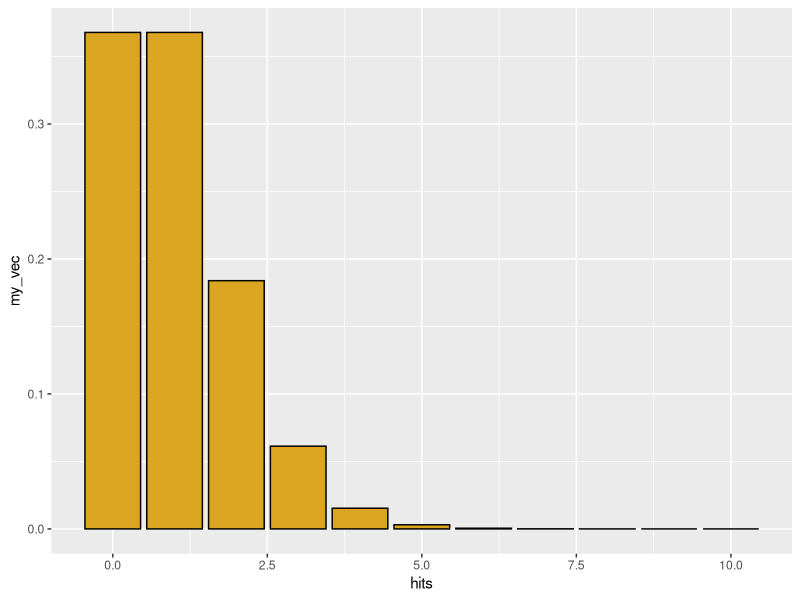
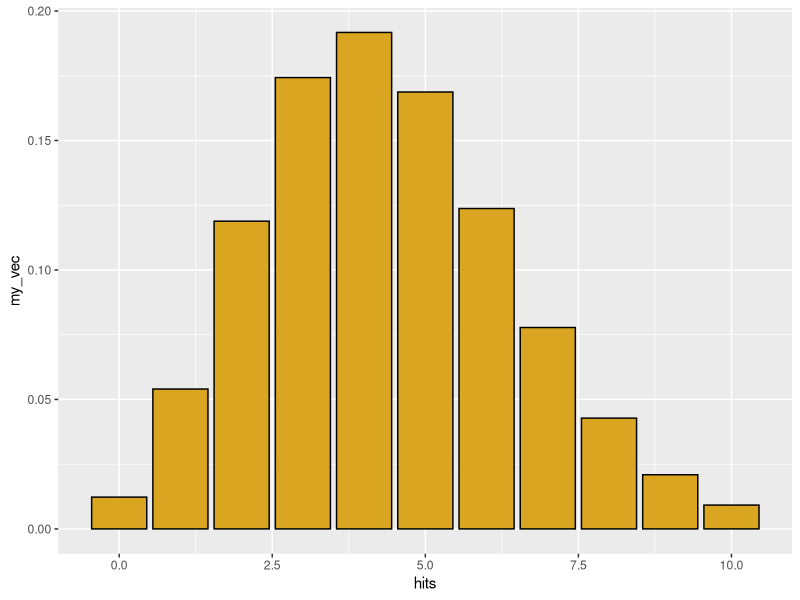
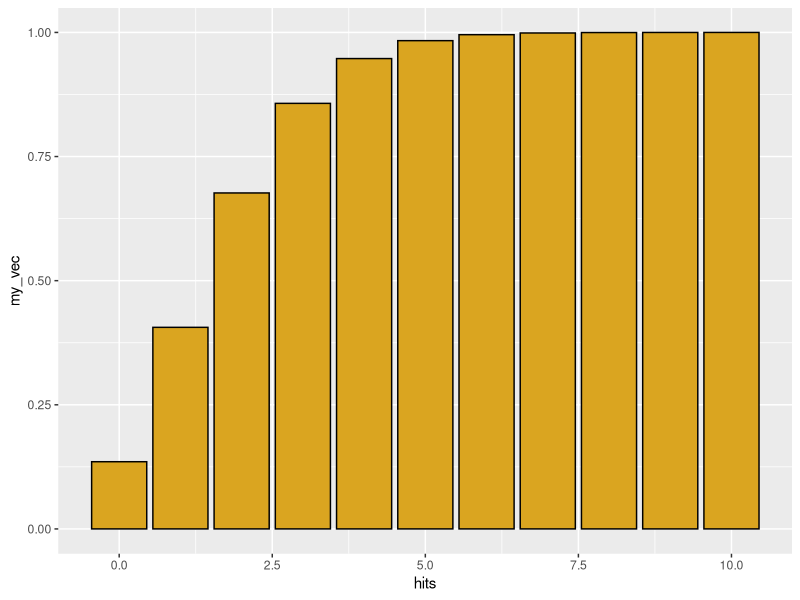
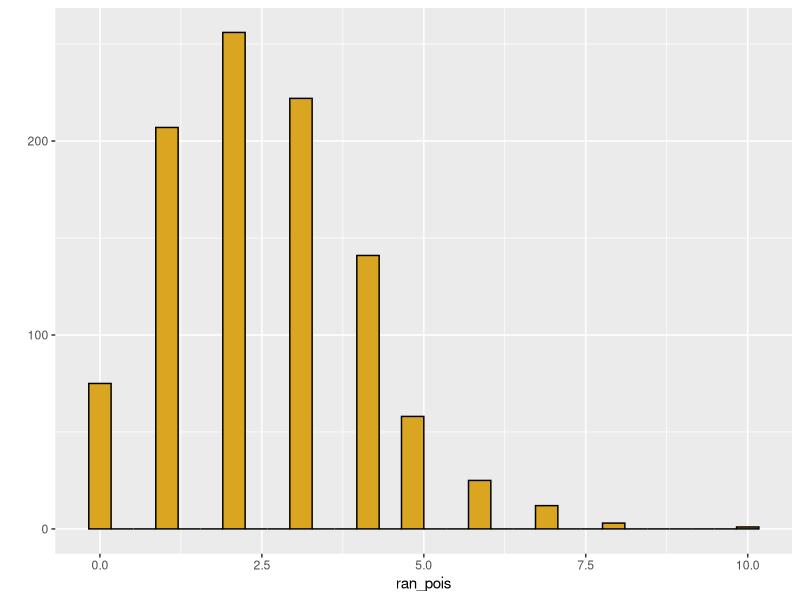
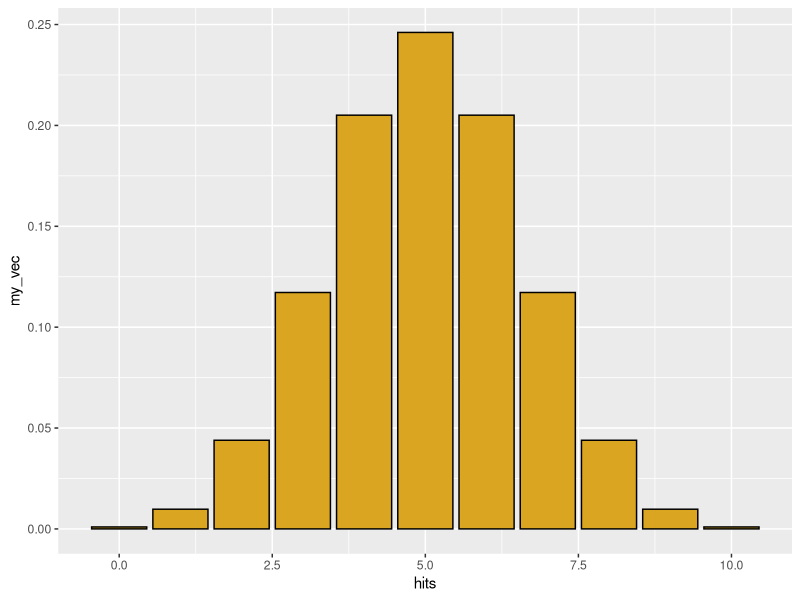
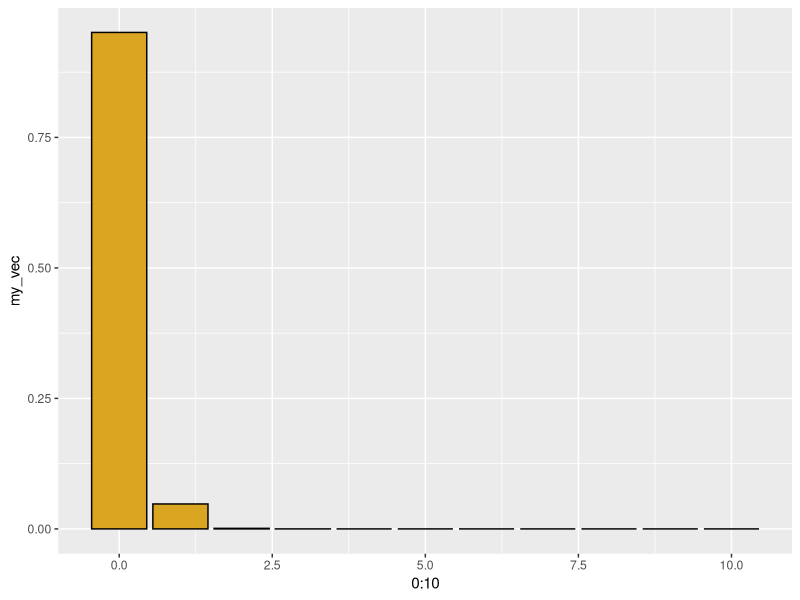
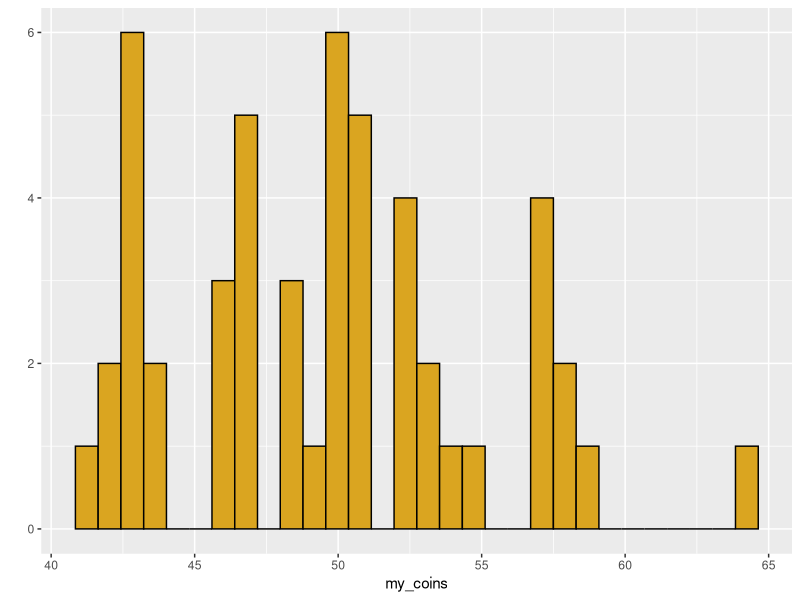
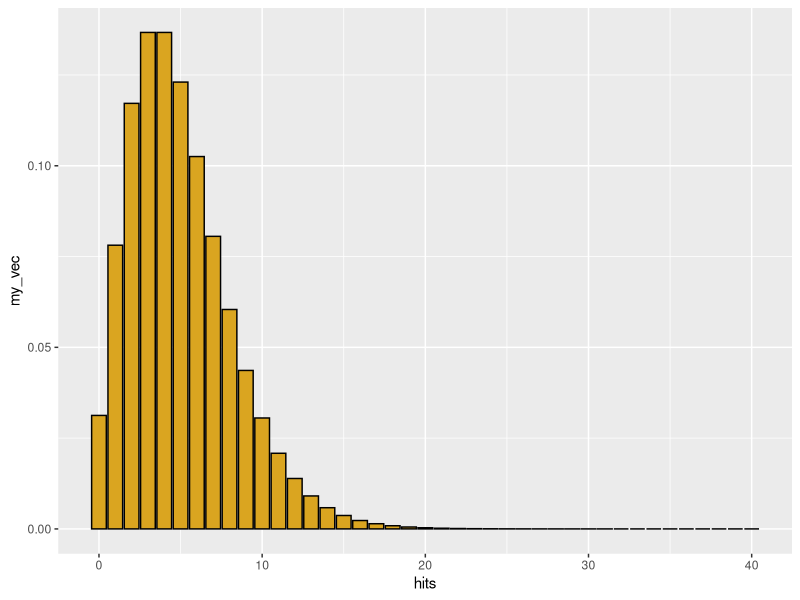

These charts were generated, in order, by the following R code:
# Probability distributions
# 18 Feburary 2020
# d probability density function
# p cumulative probability distribution
# q quantile function (inverse of p)
# r random number generator

### command + = zoom in
### command - = zoom out


# Poisson distribution ----------------------------------------------------

# discrete 0 to infinity
# parameter lamba > 0 (continuous)
# constant rate parameter (observations per unit time or unit area)

library(ggplot2)
library(MASS)

# d function for probability density
hits <- 0:10
my_vec <- dpois(x=hits, lambda = 1) # one event per sampling area
qplot(x=hits,
      y=my_vec,
      geom = "col", 
      color=I("black"), # black to outline the colors of the plot
      fill=I("goldenrod")) # use I for the identity funtion for simple 
# shape is highest on the left side

my_vec <- dpois(x=hits, lambda = 4.4) 
qplot(x=hits,
      y=my_vec,
      geom = "col", 
      color=I("black"), 
      fill=I("goldenrod"))
# shape is closer to the symetric but not quite. highest prob is occuring around 4
sum(my_vec) # this doesn't sum to 1 because hits only goes till 10

# for the poisson with lambda = 2 
# what is the probabilty that a single draw will yield x=0  ?? 
dpois(x=0, lambda = 2)

hits <- 0:10
my_vec <- ppois(q=hits, lambda = 2)
qplot(x=hits,
      y=my_vec,
      geom = "col", 
      color=I("black"), 
      fill=I("goldenrod"))

# for poisson with lambda = 2
# what is the probability that a single random draw will yield x <= 1?
# p function is the cummulative probabilty function

ppois(q=1,lambda = 2)

p1 <- dpois(x=1, lambda=2)
print(p1)
p2 <- dpois(x=0, lambda = 2)
print(p2)
p1 + p2

# the q function is the inverse of p
qpois(p=0.5,lambda=2.5)
# answer is 2 because integer count

# simulate a poisson to get acutal values
ran_pois <- rpois(n=1000, lambda = 2.5)
qplot(x=ran_pois,
      color=I("black"), 
      fill=I("goldenrod"))
quantile(x=ran_pois,probs = c(0.025,0.975))


# Binomial ----------------------------------------------------------------

# p = probability of dichotomous outcome
# size = number of trials
# x = possible outcomes 
# outcome x is bounded between 0 and size 

# density function for binomial 
hits <- 0:10
my_vec <- dbinom(x=hits, size=10, prob=0.5)
qplot(x=hits,
      y=my_vec,
      geom = "col", 
      color=I("black"), 
      fill=I("goldenrod"))

# what is the probability of getting 5 heads out of 10 tosses?
dbinom(x=5, size=10, prob=0.5)
# the probability is not 0.5


# biased coin
hits <- 0:10
my_vec <- dbinom(x=hits, size=10, prob=0.005)
qplot(x=0:10,
      y=my_vec,
      geom="col",
      col=I("black"),
      fill=I("goldenrod"))

# p function for tail probability 
# probability of 5 or fewer heads out of 10 tosses
pbinom(q=5,size=10,prob=0.5)
pbinom(q=4,size=9,prob=0.5)

# what is the 95% confidence interval for 100 trials with p = 0.7
qbinom(p=c(0.025,0.975),
       size=100,
       prob=0.7)

# how does this compare to a sample interval for real data? rbiom will give a random set of values
my_coins <- rbinom(n=50,
                    size=100,
                    prob=0.50)

qplot(x=my_coins,
      color=I("black"),
      fill=I("goldenrod"))
quantile(x=my_coins,probs=c(0.025, 0.975))


# Negative binomial -------------------------------------------------------

# number of failures in a series of 
# (Bernouli) with p= probability of success (=size)
# before a targeted number of successes (=size) generates a distribution that is more heterogenous ("overdispersed") than poisson
# Poisson

hits

# we are saying, how many failures (get tails) will you get beofre we accumulate 5 heads

hits <- 0:40
my_vec <- dnbinom(x=hits,
                  size=5,
                  prob=0.5)

qplot(x=hits,
      y=my_vec,
      geom="col",
      color=I("black"),
      fill=I("goldenrod"))

# geometric series is a special case where number of successes = 1. Each bar is a constant fraction of the one that came before it with prob 1-p

my_vec <- dnbinom(x=hits,
                  size=1, 
                  prob=0.1)

qplot(x=hits,
      y=my_vec,
      geom="col",
      color=I("black"),
      fill=I("goldenrod")) # each bar is 90% lower than the previous one

# alternatively, specify mean = mu of distribution and size
# this give us a poisson with a lambda value that varies
# dispersion parameter is the shape parameter is the shape parameter from a gamma distribution as it increases, the distribution the variance gets smaller

nbi_ran <- rnbinom(n=1000, size=10,mu=5)
qplot(nbi_ran,
      color=I("black"),
      fill=I("goldenrod"))